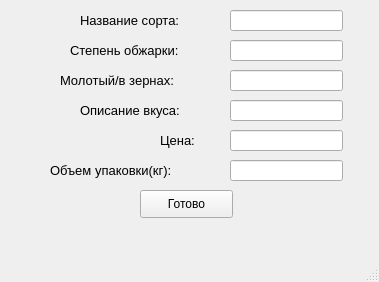
<?xml version="1.0" encoding="UTF-8"?>
<ui version="4.0">
 <class>MainWindow</class>
 <widget class="QMainWindow" name="MainWindow">
  <property name="geometry">
   <rect>
    <x>0</x>
    <y>0</y>
    <width>379</width>
    <height>282</height>
   </rect>
  </property>
  <property name="windowTitle">
   <string>MainWindow</string>
  </property>
  <widget class="QWidget" name="centralwidget">
   <widget class="QLineEdit" name="name">
    <property name="geometry">
     <rect>
      <x>230</x>
      <y>10</y>
      <width>113</width>
      <height>21</height>
     </rect>
    </property>
   </widget>
   <widget class="QLabel" name="label">
    <property name="geometry">
     <rect>
      <x>80</x>
      <y>10</y>
      <width>141</width>
      <height>20</height>
     </rect>
    </property>
    <property name="font">
     <font>
      <pointsize>10</pointsize>
     </font>
    </property>
    <property name="text">
     <string>Название сорта:</string>
    </property>
   </widget>
   <widget class="QLineEdit" name="deg">
    <property name="geometry">
     <rect>
      <x>230</x>
      <y>40</y>
      <width>113</width>
      <height>21</height>
     </rect>
    </property>
    <property name="text">
     <string/>
    </property>
   </widget>
   <widget class="QLabel" name="label_2">
    <property name="geometry">
     <rect>
      <x>70</x>
      <y>40</y>
      <width>141</width>
      <height>20</height>
     </rect>
    </property>
    <property name="font">
     <font>
      <pointsize>10</pointsize>
     </font>
    </property>
    <property name="text">
     <string>Степень обжарки:</string>
    </property>
   </widget>
   <widget class="QLineEdit" name="taste">
    <property name="geometry">
     <rect>
      <x>230</x>
      <y>100</y>
      <width>113</width>
      <height>21</height>
     </rect>
    </property>
    <property name="text">
     <string/>
    </property>
   </widget>
   <widget class="QLineEdit" name="grind">
    <property name="geometry">
     <rect>
      <x>230</x>
      <y>70</y>
      <width>113</width>
      <height>21</height>
     </rect>
    </property>
   </widget>
   <widget class="QLabel" name="label_3">
    <property name="geometry">
     <rect>
      <x>80</x>
      <y>100</y>
      <width>141</width>
      <height>20</height>
     </rect>
    </property>
    <property name="font">
     <font>
      <pointsize>10</pointsize>
     </font>
    </property>
    <property name="text">
     <string>Описание вкуса:</string>
    </property>
   </widget>
   <widget class="QLabel" name="label_4">
    <property name="geometry">
     <rect>
      <x>60</x>
      <y>70</y>
      <width>161</width>
      <height>20</height>
     </rect>
    </property>
    <property name="font">
     <font>
      <pointsize>10</pointsize>
     </font>
    </property>
    <property name="text">
     <string>Молотый/в зернах:</string>
    </property>
   </widget>
   <widget class="QLabel" name="label_5">
    <property name="geometry">
     <rect>
      <x>50</x>
      <y>160</y>
      <width>171</width>
      <height>20</height>
     </rect>
    </property>
    <property name="font">
     <font>
      <pointsize>10</pointsize>
     </font>
    </property>
    <property name="text">
     <string>Объем упаковки(кг):</string>
    </property>
   </widget>
   <widget class="QLineEdit" name="price">
    <property name="geometry">
     <rect>
      <x>230</x>
      <y>130</y>
      <width>113</width>
      <height>21</height>
     </rect>
    </property>
   </widget>
   <widget class="QLineEdit" name="vol">
    <property name="geometry">
     <rect>
      <x>230</x>
      <y>160</y>
      <width>113</width>
      <height>21</height>
     </rect>
    </property>
    <property name="text">
     <string/>
    </property>
   </widget>
   <widget class="QLabel" name="label_6">
    <property name="geometry">
     <rect>
      <x>160</x>
      <y>130</y>
      <width>61</width>
      <height>20</height>
     </rect>
    </property>
    <property name="font">
     <font>
      <pointsize>10</pointsize>
     </font>
    </property>
    <property name="text">
     <string>Цена:</string>
    </property>
   </widget>
   <widget class="QPushButton" name="ok_btn">
    <property name="geometry">
     <rect>
      <x>140</x>
      <y>190</y>
      <width>93</width>
      <height>28</height>
     </rect>
    </property>
    <property name="text">
     <string>Готово</string>
    </property>
   </widget>
  </widget>
  <widget class="QMenuBar" name="menubar">
   <property name="geometry">
    <rect>
     <x>0</x>
     <y>0</y>
     <width>379</width>
     <height>26</height>
    </rect>
   </property>
  </widget>
  <widget class="QStatusBar" name="statusbar"/>
 </widget>
 <resources/>
 <connections/>
</ui>
